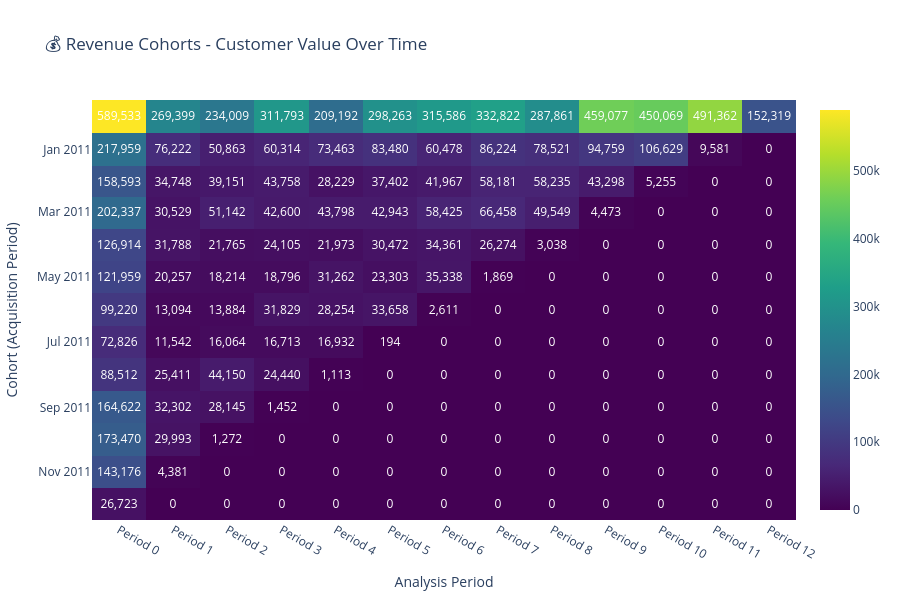

The cell this chart's notebook holds for it:
### Code cell
# 💰 Create Revenue Heatmap
print("💰 Creating revenue heatmap...")

revenue_heatmap = plot_cohort_heatmap(
    cohort_data=revenue_cohorts,
    title="💰 Revenue Cohorts - Customer Value Over Time",
    color_scale="Viridis",       # Green-blue-purple scheme great for revenue
    show_values=True,
    value_format=",.0f",        # Comma-separated for large numbers
    show_colorscale=True,
    width=900,
    height=600
)

revenue_heatmap.show()

print("\n💡 Revenue Heatmap Insights:")
print("• Bright colors = High revenue periods")
print("• Dark colors = Lower revenue periods")
print("• Compare cohort lifetime values")
print("• Identify high-value acquisition periods")
print("• Spot revenue retention patterns")

### Figure 1 — Plotly figure (JSON) as saved in the notebook; plotly's stock layout.template omitted (floating-point values rounded to 4 significant figures; data arrays with more than 128 entries replaced by an {"elided": "..."} marker saying what was removed)
{"data": [{"colorscale": [[0, "#440154"], [0.1111, "#482878"], [0.2222, "#3e4989"], [0.3333, "#31688e"], [0.4444, "#26828e"], [0.5556, "#1f9e89"], [0.6667, "#35b779"], [0.7778, "#6ece58"], [0.8889, "#b5de2b"], [1, "#fde725"]], "hoverongaps": false, "showscale": true, "text": {"elided": "13x13 float values"}, "textfont": {"color": "white", "size": 12}, "texttemplate": "%{text:,.0f}", "type": "heatmap", "x": ["Period 0", "Period 1", "Period 2", "Period 3", "Period 4", "Period 5", "Period 6", "Period 7", "Period 8", "Period 9", "Period 10", "Period 11", "Period 12"], "y": ["2010-12-01", "2011-01-01", "2011-02-01", "2011-03-01", "2011-04-01", "2011-05-01", "2011-06-01", "2011-07-01", "2011-08-01", "2011-09-01", "2011-10-01", "2011-11-01", "2011-12-01"], "z": {"elided": "13x13 float values"}}], "layout": {"font": {"size": 12}, "height": 600, "title": {"text": "💰 Revenue Cohorts - Customer Value Over Time"}, "width": 900, "xaxis": {"title": {"text": "Analysis Period"}}, "yaxis": {"autorange": "reversed", "title": {"text": "Cohort (Acquisition Period)"}}}}
